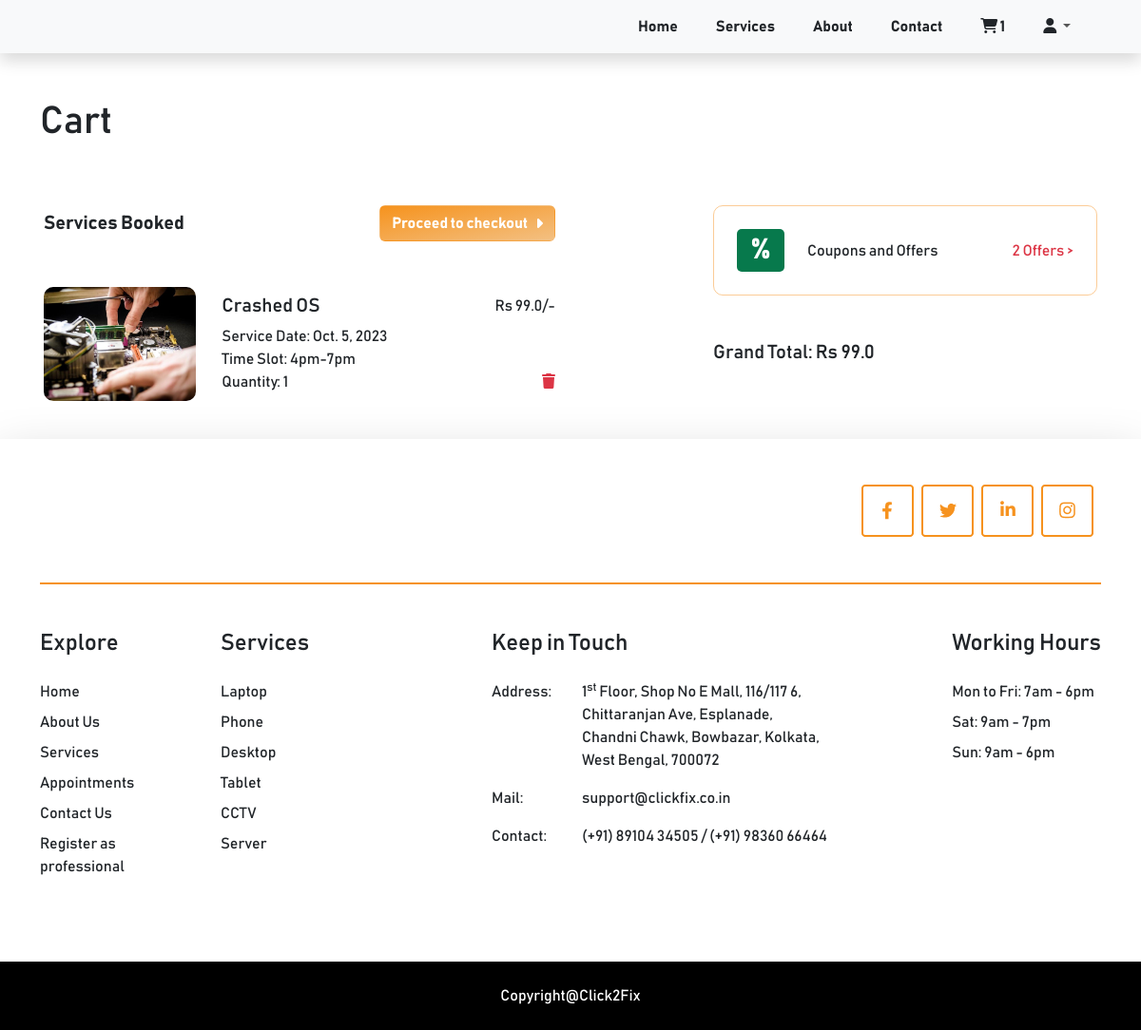
Page /cart/ (signed in) on the earlier database version.
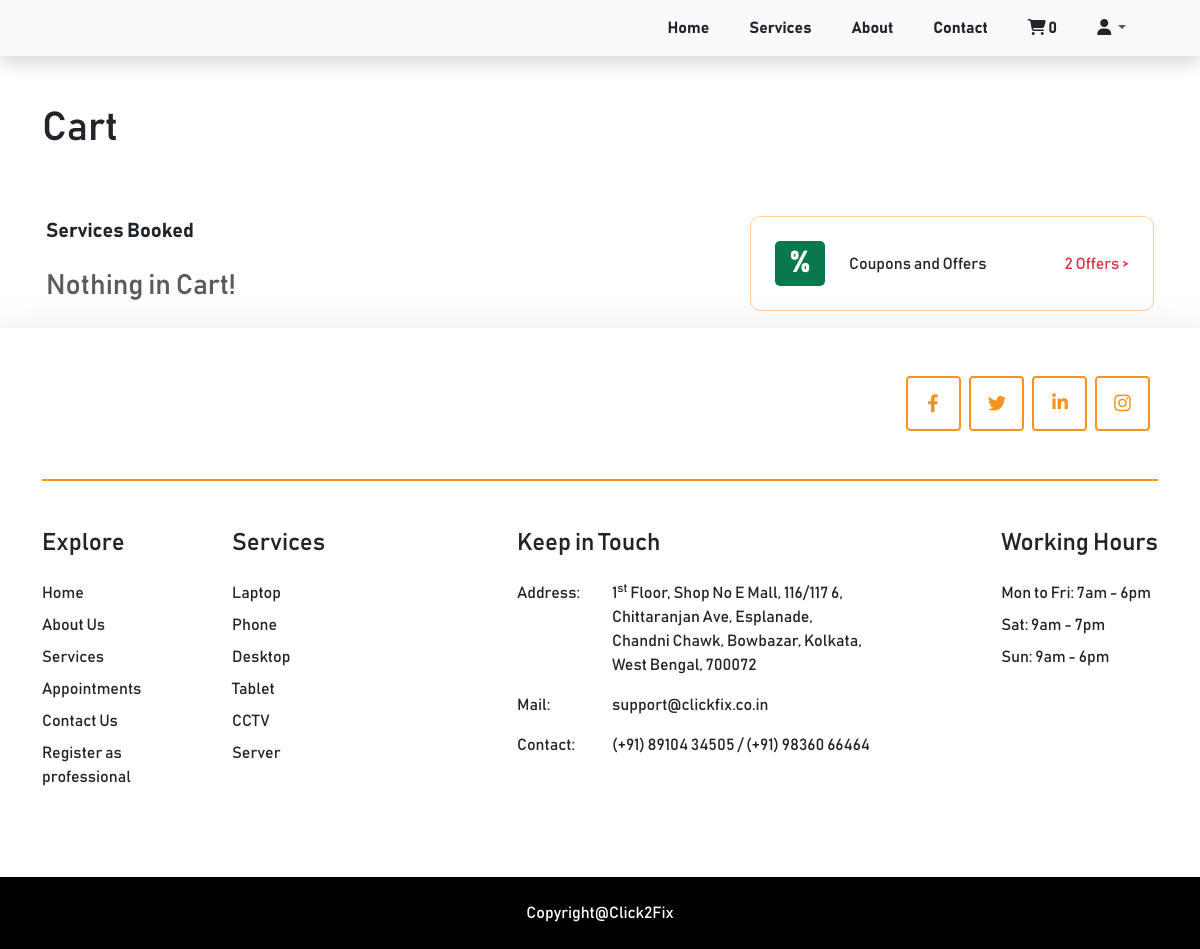
Same page on the later database version.
### cart/models.py (models this page shows, shortened)
class Cart(models.Model):
    class Meta:
        verbose_name_plural = 'Cart'
    user = models.ForeignKey(Profile, on_delete=models.CASCADE, null=True, blank=True)
    session_id = models.CharField(max_length=100, null=True, blank=True)
    coupon = models.ForeignKey(Coupon, on_delete=models.SET_NULL, null=True, blank=True)
    created_at = models.DateTimeField(auto_now_add=True)
    updated_at = models.DateTimeField(auto_now=True)
    def get_cart_total(self):
        cart_items = self.cartitems.all()
        price = []
        for cart_item in cart_items:
            price.append(cart_item.sub_service.sub_service_price)
        if self.coupon:
            if self.coupon.minimum_price < sum(price):
                return sum(price) - self.coupon.discount_price
        return sum(price)
    @property
    def num_of_items(self):
        cartitems = self.cartitems.all()
        quantity =  sum([item.quantity for item in cartitems])
        return quantity

class CartItem(models.Model):
    class Meta:
        verbose_name_plural = 'Cart Items'
    TIME_SLOTS = (
        ("10am-12pm", "10am-12pm"),
        ("12pm-2pm", "12pm-2pm"),
        ("2pm-4pm", "2pm-4pm"),
        ("4pm-7pm", "4pm-7pm"),
    )
    sub_service = models.ForeignKey(SubServices, on_delete=models.CASCADE)
    cart = models.ForeignKey(Cart, on_delete=models.CASCADE, related_name="cartitems")
    quantity = models.IntegerField(default=0)
    start_date = models.DateField(null=True)
    time_slot = models.CharField(max_length=20, choices=TIME_SLOTS, default=1)

### clickfix/models.py (models this page shows, shortened)
class SubServices(models.Model):
    class Meta:
        verbose_name_plural = 'Sub Services'
    service = models.ForeignKey(Services, on_delete=models.CASCADE)
    sub_service_name = models.CharField(max_length=255)
    sub_service_card_image = models.ImageField(upload_to='service_cards', help_text='Small card image on left')
    sub_service_main_image = models.ImageField(upload_to='service_cards', help_text='Big card image on Right, which we scroll')
    sub_service_price = models.FloatField(default=0)
    price_details = RichTextField(blank=True, null=True)
    description = RichTextField(blank=True, null=True)
    created_at = models.DateTimeField(auto_now_add=True)
    updated_at = models.DateTimeField(auto_now=True)

### cart/views.py (the view, shortened to what this page needs)
# urls.py: path('', views.cart, name='cart'),
def cart(request):
    cart = get_cart(request)
    cart_items = None
    if cart:
        cart_items = cart.cartitems.all()
    data = {}
    data['cart'] = cart
    data['cart_items'] = cart_items
    data['coupons'] = Coupon.objects.filter(is_expired=False)
    if cart:
        data['cart_total'] = cart.get_cart_total()
    return render(request, 'cart.html', data)

### cart/views.py (called while the page is built)
def get_cart(request):
    try:
        if request.user.is_authenticated:
            cart = Cart.objects.get(user=request.user)
        else:
            cart = Cart.objects.get(session_id=request.session['nonuser'])
    except:
        cart = None
    return cart

### templates/cart.html (shortened to what this page needs)
{% extends 'base.html' %}
{% load static %}
{% block content %}
    {% include 'includes/navbar.html' %}
    <div class="container mt-5" id="cart">
        <h1 class="mb-5">Cart</h1>
        <div class="row">
            <div class="col-md-6 col-sm-12  p-3">
                <div class="d-flex justify-content-between align-items-center">
                    <span class="blockquote fw-bold mb-4">Services Booked</span>
                    {% if cart_items %}
                    <span id="checkout_form">
                        <form action="{% url 'clickfix:checkout' %}" method="post">
                            <button type="submit" class="btn btn_color fw-bold mb-4 d-flex align-items-center">Proceed to checkout <i class="fa-solid fa-caret-right ms-2"></i></button>
                        </form>
                    </span>
                    {% endif %}
                </div>
                {% for item in cart_items %}
                <div class="row my-4" id="cart_item_{{item.id}}">
                    <div class="col-4">
                        <img class="img-fluid cart_img mr-3" src="{{ item.sub_service.sub_service_main_image.url }}" alt="">
                    </div>
                    <div class="col-8">
                        <div class="d-flex flex-column justify-content-center h-100">
                            <div class="">
                                <div class="d-flex justify-content-between w-100">
                                    <h5>{{ item.sub_service.sub_service_name }} </h5>
                                    <div>Rs {{ item.sub_service.sub_service_price }}/-</div>
                                </div>
                                <div>Service Date: {{ item.start_date }}</div>
                                <div>Time Slot: {{ item.time_slot }}</div>
                                <div class="d-flex justify-content-between">
                                    <span>Quantity: {{ item.quantity }}</span>
                                    <span onclick="handleCartItemRemoval('{{ item.id }}', '{{ item.cart.id }}')" style="cursor: pointer;"><i class="fa-solid fa-trash text-danger"></i></span>
                                </div>
                            </div>
                        </div>
                    </div>
                </div>
                {% empty %}
                <h3 class="text-muted" id="empty_cart_text">Nothing in Cart!</h3>
                {% endfor %}
            </div>
            {% if cart.cartitems %}
            <div class="col-md-6 col-sm-12 p-3 coupon_section">
                <div>
                    <div class="d-flex justify-content-between align-items-center p-4" style="border: 1px solid #f6911e75; border-radius: 10px;">
                        <div class="d-flex">
                            <div class="d-flex justify-content-center align-items-center text-white coupon_img">
                                <span>%</span>
                            </div>
                            <div class="d-flex flex-column justify-content-center ms-4">
                                <div class="">Coupons and Offers</div>
                            </div>
                        </div>
                        <a href="" class="text-danger text-decoration-none" data-bs-toggle="modal" data-bs-target="#couponModal">{{coupons|length}} Offers > </a>
                    </div>
                    {% if cart_items %}
                    <h5 class="mt-5" id="grand_total_heading">Grand Total: Rs <span id="grand_total">{{ cart_total }}</span></h5>
                    {% endif %}
                </div>
            </div>
            {% endif %}
        </div>
    </div>
    {% include 'includes/footer.html' %}
{% endblock %}

### templates/includes/navbar.html (shortened to what this page needs)
{% load static %}
    <nav class="navbar navbar-expand-lg navbar-light bg-light shadow">
        <div class="container">
          <div class="collapse navbar-collapse" id="navbarSupportedContent">
            <ul class="navbar-nav ms-auto">
                <li class="nav-item"><a class="nav-link text-dark fw-bold me-4" aria-current="page" href="{% url 'clickfix:home' %}">Home</a></li>
                <li class="nav-item"><a class="nav-link text-dark fw-bold me-4" href="{% url 'clickfix:home' %}#services">Services</a></li>
                <li class="nav-item"><a class="nav-link text-dark fw-bold me-4" href="{% url 'clickfix:home' %}#about">About</a></li>
                <li class="nav-item"><a class="nav-link text-dark fw-bold me-4" href="{% url 'clickfix:home' %}#contact_form">Contact</a></li>
                <li class="nav-item"><a class="nav-link text-dark fw-bold me-4" href="{% url 'cart:cart' %}"><i class="fa-solid fa-cart-shopping"></i> <span id="num_of_items">{{cart.num_of_items}}</span></a></li>
                <li class="nav-item dropdown me-4 pull-right">
                  <a class="nav-link dropdown-toggle" href="#" id="navbarDropdown" role="button" data-bs-toggle="dropdown" aria-expanded="false">
                    <i class="fa-solid fa-user text-dark"></i>
                  </a>
                </li>
            </ul>
          </div>
        </div>
      </nav>

Differences in the rows shown:
removed CartItem: sub_service.sub_service_main_image (picture), sub_service.sub_service_name "Crashed OS", sub_service.sub_service_price "99.0", start_date "Oct. 5, 2023", time_slot "4pm-7pm", quantity "1"
changed Cart: num_of_items "1" → "0"
Other differences:
{{ cart_total }}: "99.0" → (not shown)
text no longer shown: "Proceed to checkout Grand Total: Rs"
text now shown: "Nothing in Cart!"
